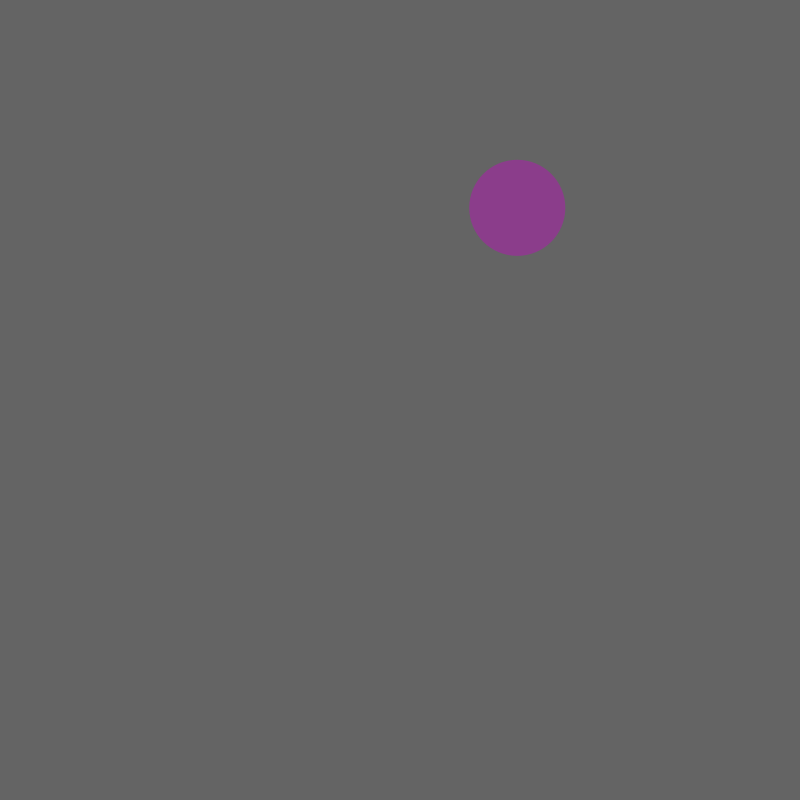
Frame 1 (no input)
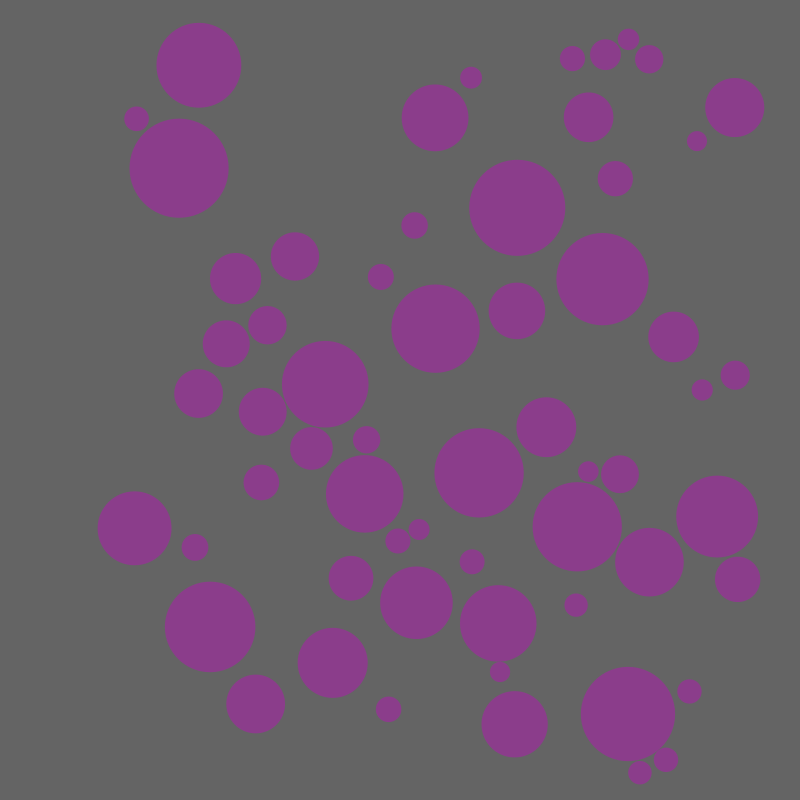
Frame 60 (the mouse pressed at the canvas centre just before this capture)
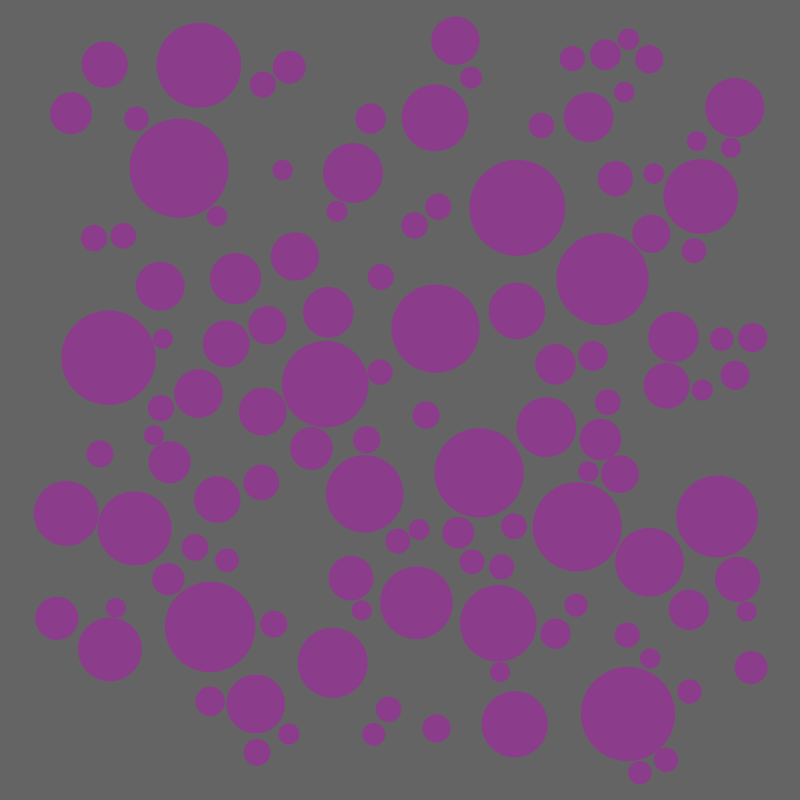
Frame 120 (the mouse held since frame 60 and released just before this capture)

The Processing sketch that drew these frames (run headless with seeded random() and noise(); from frame 60 on, the mouse is pressed at the canvas centre):

// Processing sketch: Non_Intersecting_Circles
// ── Non_Intersecting_Circles.pde
ArrayList<Node> nodes;

void setup(){
  size(800, 800);
  
  nodes = new ArrayList();
  
  nodes.add(new Node());
  
  frameRate(60);
  
}

void draw(){
  
  background(100);
  
  for (int i = 0; i < nodes.size(); i++){
    nodes.get(i).show();
  }
  
  update(1);
  
}

void update(int n){
  if (n>=100) return;
  Node next = new Node();
  float tr = Float.MAX_VALUE;
  for (int i = 0; i < nodes.size(); i++){
    tr = min(dist(next.x, next.y, nodes.get(i).x, nodes.get(i).y)-nodes.get(i).r, tr);
  }
  if (tr<=10){
    update(n+1);
    return;
  }
  next.r = tr;
  if (next.x<next.r || 
      next.x>width-next.r ||
      next.y<next.r ||
      next.y>height-next.r){
    update(n+1);
    return;
  }
  
  tr = random(10, min(tr, 50));
  next.r = tr;
  nodes.add(next);
}

void keyPressed(){
  if(keyCode==ENTER){
    nodes.clear();
    nodes.add(new Node());
  }
}

// ── Node.pde
class Node{
  float x, y, r;
  
  Node(){
    this.x = random(width);
    this.y = random(height);
    this.r = random(10, 50);
    check();
  }
  
  Node(float x_, float y_, float r_){
    this.x = x_;
    this.y = y_;
    this.r = r_;
  }
  
  boolean check(){
    if (this.x<this.r || 
      this.x>width-r ||
      this.y<this.r ||
      this.y>height-r){
      this.x = random(width);
      this.y = random(height);
      this.r = random(10, 50);
      return this.check();
      }else{
      return true;
    }
  }
  
  void show(){
    
    noStroke();
  
    fill(200, 0, 200, 100);
    circle(this.x, this.y, 2*this.r);
  }
  
}
